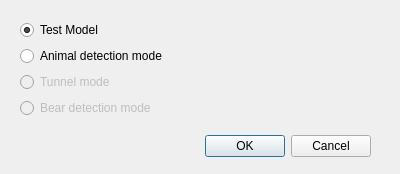
<?xml version="1.0" encoding="UTF-8"?>
<ui version="4.0">
 <class>DialogSelectMode</class>
 <widget class="QDialog" name="DialogSelectMode">
  <property name="geometry">
   <rect>
    <x>0</x>
    <y>0</y>
    <width>400</width>
    <height>174</height>
   </rect>
  </property>
  <property name="windowTitle">
   <string>Dialog</string>
  </property>
  <widget class="QDialogButtonBox" name="buttonBox">
   <property name="geometry">
    <rect>
     <x>30</x>
     <y>130</y>
     <width>341</width>
     <height>32</height>
    </rect>
   </property>
   <property name="orientation">
    <enum>Qt::Orientation::Horizontal</enum>
   </property>
   <property name="standardButtons">
    <set>QDialogButtonBox::StandardButton::Cancel|QDialogButtonBox::StandardButton::Ok</set>
   </property>
  </widget>
  <widget class="QWidget" name="verticalLayoutWidget">
   <property name="geometry">
    <rect>
     <x>20</x>
     <y>20</y>
     <width>351</width>
     <height>106</height>
    </rect>
   </property>
   <layout class="QVBoxLayout" name="verticalLayout">
    <item>
     <widget class="QRadioButton" name="radioButton_test_model_mode">
      <property name="text">
       <string>Test Model</string>
      </property>
      <property name="checked">
       <bool>true</bool>
      </property>
      <property name="autoExclusive">
       <bool>true</bool>
      </property>
      <attribute name="buttonGroup">
       <string notr="true">buttonGroup</string>
      </attribute>
     </widget>
    </item>
    <item>
     <widget class="QRadioButton" name="radioButton_animal_det_mode">
      <property name="text">
       <string>Animal detection mode</string>
      </property>
      <property name="autoExclusive">
       <bool>true</bool>
      </property>
      <attribute name="buttonGroup">
       <string notr="true">buttonGroup</string>
      </attribute>
     </widget>
    </item>
    <item>
     <widget class="QRadioButton" name="radioButton_tunnel_mode">
      <property name="enabled">
       <bool>false</bool>
      </property>
      <property name="text">
       <string>Tunnel mode</string>
      </property>
      <property name="checkable">
       <bool>false</bool>
      </property>
      <property name="autoExclusive">
       <bool>true</bool>
      </property>
      <attribute name="buttonGroup">
       <string notr="true">buttonGroup</string>
      </attribute>
     </widget>
    </item>
    <item>
     <widget class="QRadioButton" name="radioButton_bear_det_mode">
      <property name="enabled">
       <bool>false</bool>
      </property>
      <property name="text">
       <string>Bear detection mode</string>
      </property>
      <property name="checkable">
       <bool>false</bool>
      </property>
      <property name="autoExclusive">
       <bool>true</bool>
      </property>
      <attribute name="buttonGroup">
       <string notr="true">buttonGroup</string>
      </attribute>
     </widget>
    </item>
    <item>
     <spacer name="verticalSpacer">
      <property name="orientation">
       <enum>Qt::Orientation::Vertical</enum>
      </property>
      <property name="sizeHint" stdset="0">
       <size>
        <width>20</width>
        <height>40</height>
       </size>
      </property>
     </spacer>
    </item>
   </layout>
  </widget>
 </widget>
 <resources/>
 <connections>
  <connection>
   <sender>buttonBox</sender>
   <signal>accepted()</signal>
   <receiver>DialogSelectMode</receiver>
   <slot>accept()</slot>
   <hints>
    <hint type="sourcelabel">
     <x>248</x>
     <y>254</y>
    </hint>
    <hint type="destinationlabel">
     <x>157</x>
     <y>274</y>
    </hint>
   </hints>
  </connection>
  <connection>
   <sender>buttonBox</sender>
   <signal>rejected()</signal>
   <receiver>DialogSelectMode</receiver>
   <slot>reject()</slot>
   <hints>
    <hint type="sourcelabel">
     <x>316</x>
     <y>260</y>
    </hint>
    <hint type="destinationlabel">
     <x>286</x>
     <y>274</y>
    </hint>
   </hints>
  </connection>
 </connections>
 <buttongroups>
  <buttongroup name="buttonGroup"/>
 </buttongroups>
</ui>
